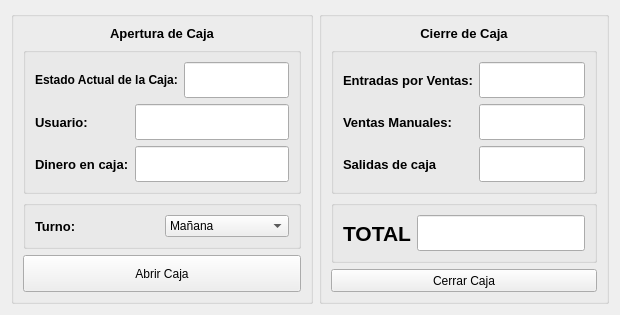
<?xml version="1.0" encoding="UTF-8"?>
<ui version="4.0">
 <class>Form</class>
 <widget class="QWidget" name="Form">
  <property name="geometry">
   <rect>
    <x>0</x>
    <y>0</y>
    <width>620</width>
    <height>315</height>
   </rect>
  </property>
  <property name="minimumSize">
   <size>
    <width>620</width>
    <height>315</height>
   </size>
  </property>
  <property name="maximumSize">
   <size>
    <width>620</width>
    <height>315</height>
   </size>
  </property>
  <property name="windowTitle">
   <string>Form</string>
  </property>
  <layout class="QGridLayout" name="gridLayout_7">
   <item row="0" column="0">
    <widget class="QGroupBox" name="groupBox_5">
     <property name="title">
      <string/>
     </property>
     <layout class="QGridLayout" name="gridLayout_5">
      <item row="3" column="0">
       <widget class="QPushButton" name="pushButton_3">
        <property name="sizePolicy">
         <sizepolicy hsizetype="Minimum" vsizetype="Expanding">
          <horstretch>0</horstretch>
          <verstretch>0</verstretch>
         </sizepolicy>
        </property>
        <property name="text">
         <string>Abrir Caja</string>
        </property>
       </widget>
      </item>
      <item row="0" column="0">
       <widget class="QLabel" name="label">
        <property name="font">
         <font>
          <pointsize>10</pointsize>
          <weight>75</weight>
          <bold>true</bold>
         </font>
        </property>
        <property name="text">
         <string>Apertura de Caja</string>
        </property>
        <property name="alignment">
         <set>Qt::AlignCenter</set>
        </property>
       </widget>
      </item>
      <item row="2" column="0">
       <widget class="QGroupBox" name="groupBox">
        <property name="title">
         <string/>
        </property>
        <layout class="QGridLayout" name="gridLayout">
         <item row="1" column="0">
          <widget class="QLabel" name="label_4">
           <property name="font">
            <font>
             <pointsize>10</pointsize>
             <weight>75</weight>
             <bold>true</bold>
            </font>
           </property>
           <property name="text">
            <string>Turno:</string>
           </property>
          </widget>
         </item>
         <item row="1" column="1">
          <widget class="QComboBox" name="comboBox">
           <property name="sizePolicy">
            <sizepolicy hsizetype="Preferred" vsizetype="Expanding">
             <horstretch>0</horstretch>
             <verstretch>0</verstretch>
            </sizepolicy>
           </property>
           <item>
            <property name="text">
             <string>Mañana</string>
            </property>
           </item>
           <item>
            <property name="text">
             <string>Tarde</string>
            </property>
           </item>
           <item>
            <property name="text">
             <string>Noche</string>
            </property>
           </item>
          </widget>
         </item>
        </layout>
       </widget>
      </item>
      <item row="1" column="0">
       <widget class="QGroupBox" name="groupBox_4">
        <property name="title">
         <string/>
        </property>
        <layout class="QGridLayout" name="gridLayout_4">
         <item row="0" column="0" colspan="2">
          <widget class="QLabel" name="label_7">
           <property name="font">
            <font>
             <weight>75</weight>
             <bold>true</bold>
            </font>
           </property>
           <property name="text">
            <string>Estado Actual de la Caja:</string>
           </property>
          </widget>
         </item>
         <item row="1" column="0">
          <widget class="QLabel" name="label_9">
           <property name="font">
            <font>
             <pointsize>10</pointsize>
             <weight>75</weight>
             <bold>true</bold>
            </font>
           </property>
           <property name="text">
            <string>Usuario:</string>
           </property>
          </widget>
         </item>
         <item row="0" column="2">
          <widget class="QLineEdit" name="lineEdit_7">
           <property name="sizePolicy">
            <sizepolicy hsizetype="Expanding" vsizetype="Expanding">
             <horstretch>0</horstretch>
             <verstretch>0</verstretch>
            </sizepolicy>
           </property>
           <property name="font">
            <font>
             <pointsize>18</pointsize>
            </font>
           </property>
           <property name="text">
            <string/>
           </property>
          </widget>
         </item>
         <item row="1" column="1" colspan="2">
          <widget class="QLineEdit" name="lineEdit_6">
           <property name="sizePolicy">
            <sizepolicy hsizetype="Expanding" vsizetype="Expanding">
             <horstretch>0</horstretch>
             <verstretch>0</verstretch>
            </sizepolicy>
           </property>
           <property name="font">
            <font>
             <pointsize>18</pointsize>
            </font>
           </property>
           <property name="text">
            <string/>
           </property>
          </widget>
         </item>
         <item row="2" column="0">
          <widget class="QLabel" name="label_2">
           <property name="font">
            <font>
             <pointsize>10</pointsize>
             <weight>75</weight>
             <bold>true</bold>
            </font>
           </property>
           <property name="text">
            <string>Dinero en caja:</string>
           </property>
          </widget>
         </item>
         <item row="2" column="1" colspan="2">
          <widget class="QLineEdit" name="lineEdit">
           <property name="sizePolicy">
            <sizepolicy hsizetype="Expanding" vsizetype="Expanding">
             <horstretch>0</horstretch>
             <verstretch>0</verstretch>
            </sizepolicy>
           </property>
           <property name="font">
            <font>
             <pointsize>18</pointsize>
            </font>
           </property>
           <property name="text">
            <string/>
           </property>
          </widget>
         </item>
        </layout>
       </widget>
      </item>
     </layout>
    </widget>
   </item>
   <item row="0" column="1">
    <widget class="QGroupBox" name="groupBox_6">
     <property name="title">
      <string/>
     </property>
     <layout class="QGridLayout" name="gridLayout_6">
      <item row="1" column="0">
       <widget class="QGroupBox" name="groupBox_2">
        <property name="title">
         <string/>
        </property>
        <layout class="QGridLayout" name="gridLayout_2">
         <item row="2" column="0">
          <widget class="QLabel" name="label_5">
           <property name="font">
            <font>
             <pointsize>10</pointsize>
             <weight>75</weight>
             <bold>true</bold>
            </font>
           </property>
           <property name="text">
            <string>Ventas Manuales:</string>
           </property>
          </widget>
         </item>
         <item row="3" column="0">
          <widget class="QLabel" name="label_6">
           <property name="font">
            <font>
             <pointsize>10</pointsize>
             <weight>75</weight>
             <bold>true</bold>
            </font>
           </property>
           <property name="text">
            <string>Salidas de caja</string>
           </property>
          </widget>
         </item>
         <item row="2" column="1">
          <widget class="QLineEdit" name="lineEdit_3">
           <property name="font">
            <font>
             <pointsize>18</pointsize>
            </font>
           </property>
           <property name="text">
            <string/>
           </property>
          </widget>
         </item>
         <item row="0" column="1">
          <widget class="QLineEdit" name="lineEdit_2">
           <property name="font">
            <font>
             <pointsize>18</pointsize>
            </font>
           </property>
           <property name="text">
            <string/>
           </property>
          </widget>
         </item>
         <item row="3" column="1">
          <widget class="QLineEdit" name="lineEdit_4">
           <property name="sizePolicy">
            <sizepolicy hsizetype="Expanding" vsizetype="Expanding">
             <horstretch>0</horstretch>
             <verstretch>0</verstretch>
            </sizepolicy>
           </property>
           <property name="font">
            <font>
             <pointsize>18</pointsize>
            </font>
           </property>
           <property name="text">
            <string/>
           </property>
          </widget>
         </item>
         <item row="0" column="0">
          <widget class="QLabel" name="label_3">
           <property name="font">
            <font>
             <pointsize>10</pointsize>
             <weight>75</weight>
             <bold>true</bold>
            </font>
           </property>
           <property name="text">
            <string>Entradas por Ventas:</string>
           </property>
          </widget>
         </item>
        </layout>
       </widget>
      </item>
      <item row="2" column="0">
       <widget class="QGroupBox" name="groupBox_3">
        <property name="title">
         <string/>
        </property>
        <layout class="QGridLayout" name="gridLayout_3">
         <item row="0" column="0">
          <widget class="QLabel" name="label_8">
           <property name="font">
            <font>
             <pointsize>16</pointsize>
             <weight>75</weight>
             <bold>true</bold>
            </font>
           </property>
           <property name="text">
            <string>TOTAL</string>
           </property>
          </widget>
         </item>
         <item row="0" column="2">
          <widget class="QLineEdit" name="lineEdit_5">
           <property name="sizePolicy">
            <sizepolicy hsizetype="Expanding" vsizetype="Expanding">
             <horstretch>0</horstretch>
             <verstretch>0</verstretch>
            </sizepolicy>
           </property>
           <property name="font">
            <font>
             <pointsize>18</pointsize>
            </font>
           </property>
           <property name="text">
            <string/>
           </property>
          </widget>
         </item>
         <item row="0" column="1">
          <spacer name="horizontalSpacer">
           <property name="orientation">
            <enum>Qt::Horizontal</enum>
           </property>
           <property name="sizeHint" stdset="0">
            <size>
             <width>40</width>
             <height>20</height>
            </size>
           </property>
          </spacer>
         </item>
        </layout>
       </widget>
      </item>
      <item row="0" column="0">
       <widget class="QLabel" name="label_10">
        <property name="font">
         <font>
          <pointsize>10</pointsize>
          <weight>75</weight>
          <bold>true</bold>
         </font>
        </property>
        <property name="text">
         <string>Cierre de Caja</string>
        </property>
        <property name="alignment">
         <set>Qt::AlignCenter</set>
        </property>
       </widget>
      </item>
      <item row="3" column="0">
       <widget class="QPushButton" name="pushButton_4">
        <property name="sizePolicy">
         <sizepolicy hsizetype="Minimum" vsizetype="Expanding">
          <horstretch>0</horstretch>
          <verstretch>0</verstretch>
         </sizepolicy>
        </property>
        <property name="text">
         <string>Cerrar Caja</string>
        </property>
       </widget>
      </item>
     </layout>
    </widget>
   </item>
  </layout>
 </widget>
 <resources/>
 <connections/>
</ui>
